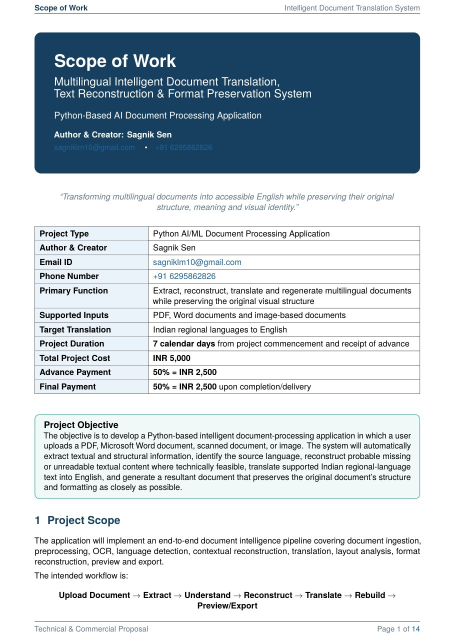
#> input picture tmp/native_pdf_check/corrected_page.jpg, 910 x 1287 px (shown at 1/2 size)
$ python -i docx_processor.py   (imports and definitions only)
#> lines starting #> are read from the running program, lines starting #| are printed output that depends on the picture
#> further down, picture is the input picture: PIL image 910x1287 RGB; mean R, G, B 198.8, 207.8, 213.9
"""Fast, structure-preserving DOCX transcription and Indic-to-English translation.

Native Word text is read directly; no OCR model is loaded for it.  When a Word
file contains no native Gurmukhi/Devanagari text but does contain embedded page
images, those images receive one local Tesseract ``pan+hin+eng`` pass.  Only
validated Gurmukhi/Devanagari source spans are sent to the existing NLLB
translation helper.  Existing English, numbers, identifiers, and punctuation
are copied byte-for-text into reconstructed native paragraphs.
"""

from __future__ import annotations

import hashlib
import json
import re
import time
from dataclasses import asdict, dataclass
from io import BytesIO
from pathlib import Path
from typing import Any, Iterable, Iterator, Literal, Sequence

import cv2
import numpy as np
from PIL import Image, ImageOps, UnidentifiedImageError

from pretrained_page_ocr.kaggle_app import (
    DEVANAGARI_END,
    DEVANAGARI_START,
    GURMUKHI_END,
    GURMUKHI_START,
    LineResult,
    ModelRegistry,
    ProgressCallback,
    RecognitionCandidate,
    _candidate_for_audit,
    _finalize_lines_for_export,
    _prepare_tesseract,
    _report_progress,
    choose_best_recognition,
    detect_script,
    enrich_candidate,
    normalize_text,
    recognize_gurmukhi,
    recognize_hindi,
    script_statistics,
    translate_text,
)


DocxProcessingMode = Literal["fast_document", "line_accurate"]


@dataclass(slots=True)
class _TextPart:
    """One preserved or source-language part of a native Word paragraph."""

    text: str
    script: Literal["gurmukhi", "devanagari"] | None = None
    line_result: LineResult | None = None


@dataclass(slots=True)
class _NativeUnit:
    """A mutable Word paragraph and its stable structural reference."""

    order: int
    reference: str
    paragraph: Any
    text: str
    parts: list[_TextPart]


# [266 lines left out: functions _character_script, split_translatable_parts, _iter_table_paragraphs, _iter_document_paragraphs, _extract_native_units, _native_line_result and 4 more, not called in this run]


def _enhance_scanned_word_image(image: Image.Image) -> Image.Image:
    """Apply a fast, handwriting-safe grayscale enhancement for Tesseract."""

    source = ImageOps.exif_transpose(image).convert("RGB")
    rgb = np.asarray(source)
    if max(rgb.shape[:2]) > 2400:
        scale = 2400.0 / max(rgb.shape[:2])
        rgb = cv2.resize(rgb, None, fx=scale, fy=scale, interpolation=cv2.INTER_AREA)
    gray = cv2.cvtColor(rgb, cv2.COLOR_RGB2GRAY)
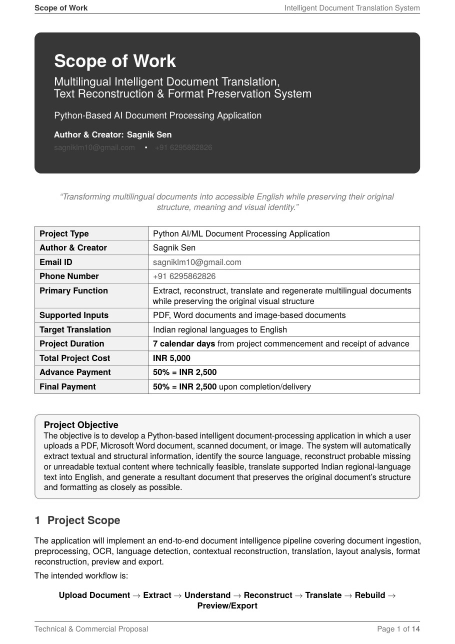
#> gray: shape (1287, 910) (shown at 1/2 size); min 0, max 255, mean 205.8
    background = cv2.GaussianBlur(gray, (0, 0), sigmaX=24, sigmaY=24)
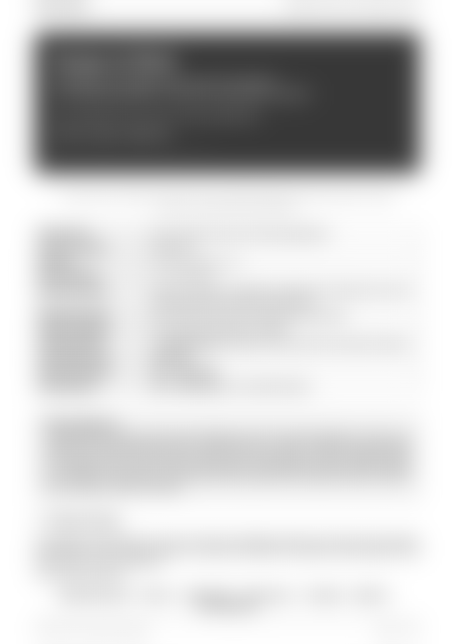
#> background: shape (1287, 910) (shown at 1/2 size); min 55, max 255, mean 205.8
    normalized = cv2.divide(gray, np.maximum(background, 1), scale=235)
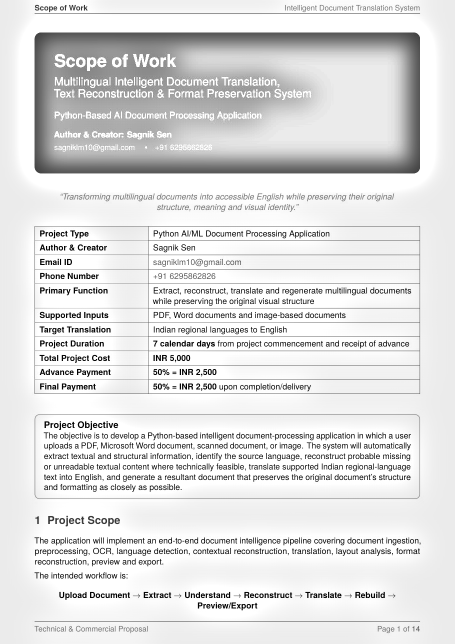
#> normalized: shape (1287, 910) (shown at 1/2 size); min 0, max 255, mean 223.2
    clahe = cv2.createCLAHE(clipLimit=1.6, tileGridSize=(8, 8)).apply(normalized)
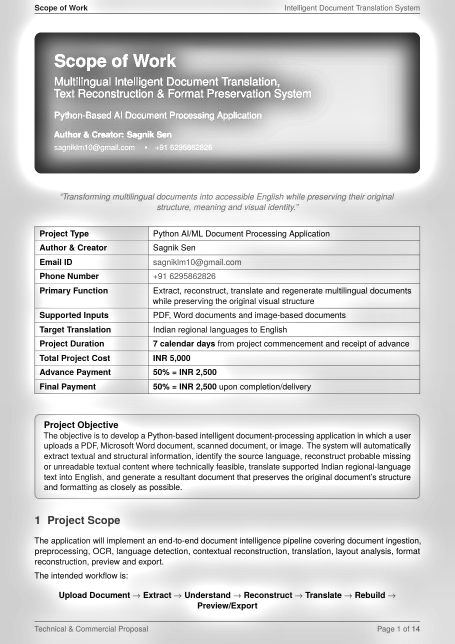
#> clahe: shape (1287, 910) (shown at 1/2 size); min 1, max 255, mean 213.4
    # Small scans benefit from one conservative upscale; large scans avoid it.
    if max(clahe.shape) < 1400:
        clahe = cv2.resize(clahe, None, fx=1.5, fy=1.5, interpolation=cv2.INTER_CUBIC)
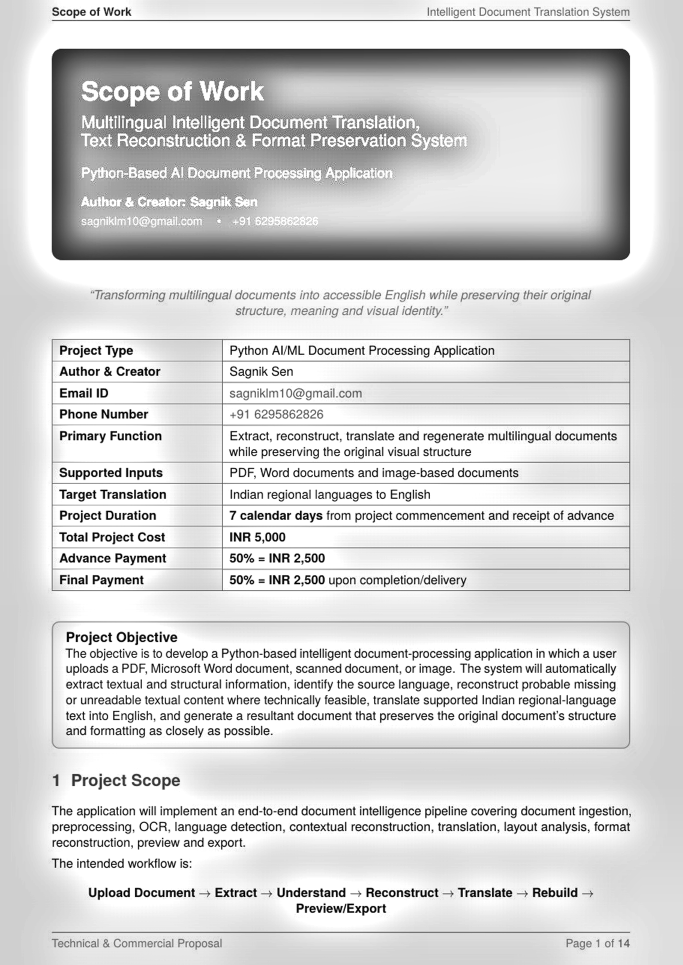
#> clahe: shape (1930, 1365) (shown at 1/2 size); min 0, max 255, mean 212.9
    return Image.fromarray(clahe).convert("RGB")


# [469 lines left out: functions _meaningful_latin_or_structured, _ocr_embedded_images, _refine_embedded_handwriting, _render_native_unit, _append_scanned_translation, process_docx, not called in this run]


__all__ = ["DocxProcessingMode", "process_docx", "split_translatable_parts"]

>>> from PIL import Image
>>> picture = Image.open('../tmp/native_pdf_check/corrected_page.jpg')
>>> result = _enhance_scanned_word_image(picture)

$ run again, on tmp/native_pdf_check/translated_en_first.png
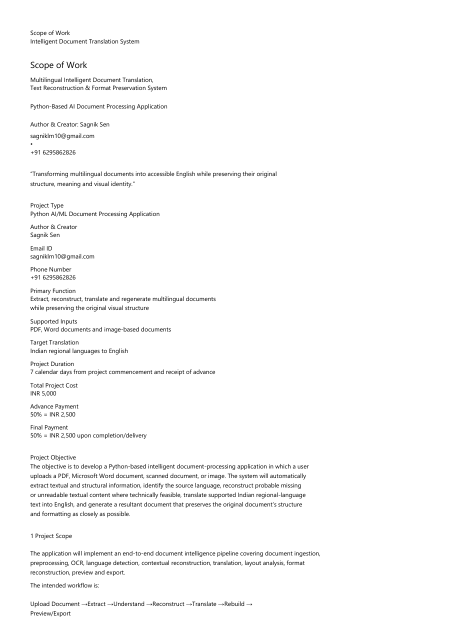
#> input picture tmp/native_pdf_check/translated_en_first.png, 910 x 1287 px (shown at 1/2 size)
#> picture is the input picture: PIL image 910x1287 RGB; min 0, max 255, mean 249.8
#> in _enhance_scanned_word_image, `background = cv2.GaussianBlur(gray, (0, 0), sigmaX=24, sigmaY=24)`:
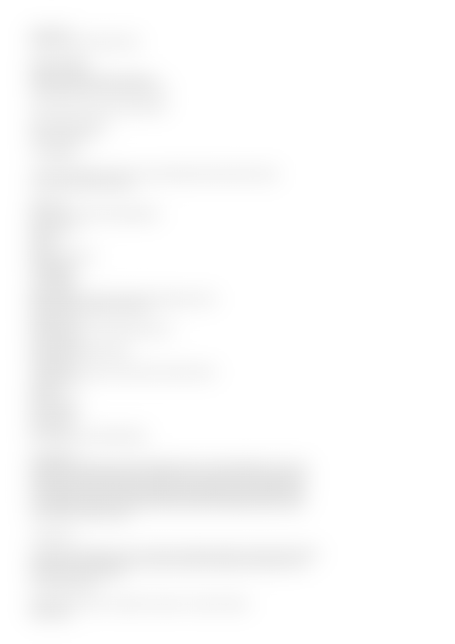
#> background: shape (1287, 910) (shown at 1/2 size); min 224, max 255, mean 249.8
#> in _enhance_scanned_word_image, `clahe = cv2.resize(clahe, None, fx=1.5, fy=1.5, interpolation=cv2.INTE..`:
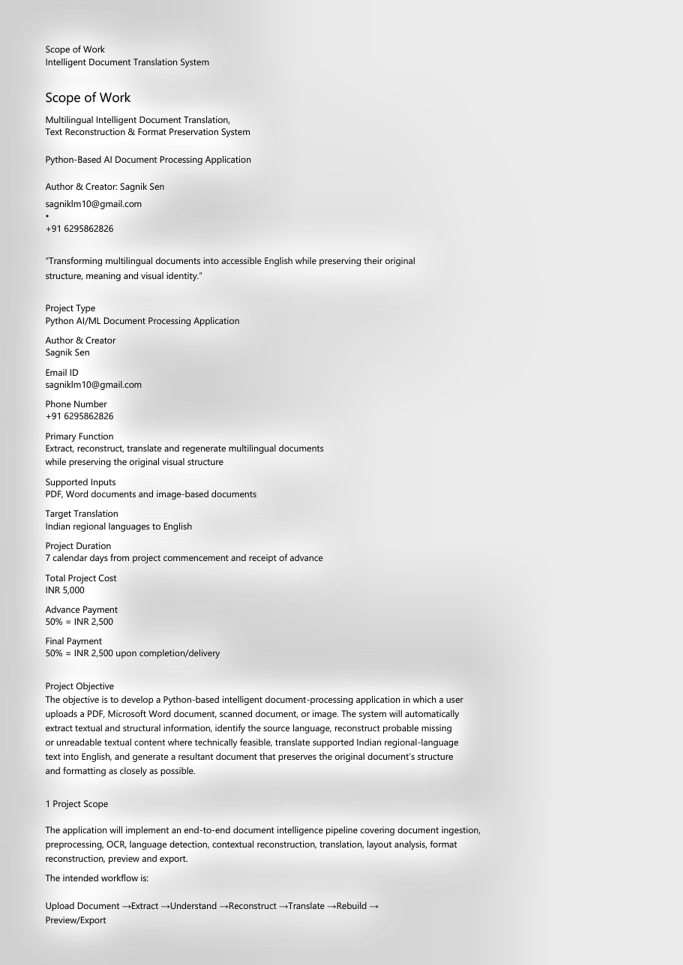
#> clahe: shape (1930, 1365) (shown at 1/2 size); min 0, max 255, mean 226.2
